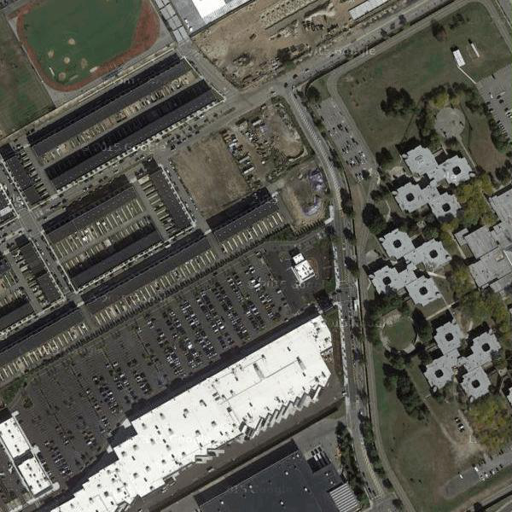
#> input picture traditional-algo/codes/gt.png, 512 x 512 px
$ python brisk.py
#> lines starting #> are read from the running program, lines starting #| are printed output that depends on the picture
import numpy as np
import cv2
from matplotlib import pyplot as plt

imgname1 = 'gt.png'
imgname2 = 'map.png'

brisk = cv2.BRISK_create()

img1 = cv2.imread(imgname1)
#> img1 is the input picture: shape (512, 512, 3); mean B, G, R 82.2, 90.3, 90.8
gray1 = cv2.cvtColor(img1, cv2.COLOR_BGR2GRAY) #灰度处理图像
kp1, des1 = brisk.detectAndCompute(img1,None)   #des是描述子
#> kp1 = 5223 keypoints; strongest (x, y, size): (294, 258, 14.6), (117, 459, 12.1), (222, 327, 12), (151, 487, 12.6)

img2 = cv2.imread(imgname2)
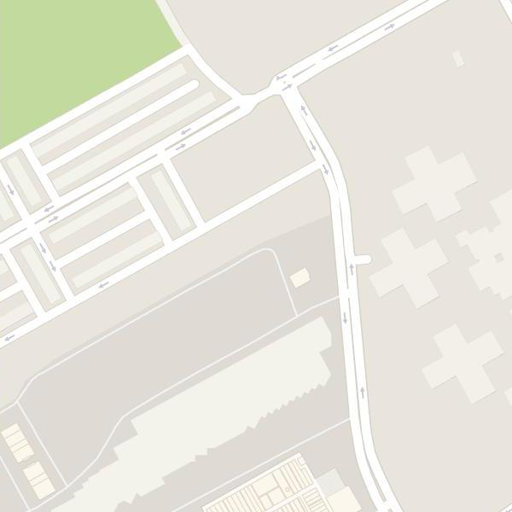
#> input picture traditional-algo/codes/map.png, 512 x 512 px
#> img2 is the input picture: shape (512, 512, 3); mean B, G, R 220.8, 230.4, 231.9
gray2 = cv2.cvtColor(img2, cv2.COLOR_BGR2GRAY)#灰度处理图像
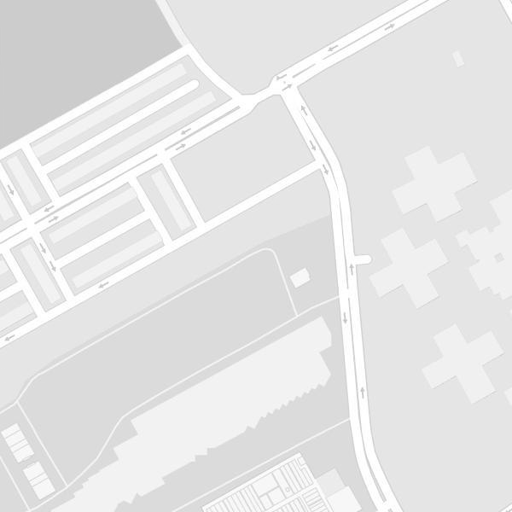
#> gray2: shape (512, 512); min 189, max 255, mean 229.8
kp2, des2 = brisk.detectAndCompute(img2,None)  #des是描述子
#> kp2 = 118 keypoints; strongest (x, y, size): (323, 165, 11.7), (306, 114, 10.7), (345, 320, 11.7), (314, 148, 11.5)

# BFMatcher解决匹配
bf = cv2.BFMatcher()
matches = bf.knnMatch(des1,des2, k=2)
#> matches = 5223 matches

# 调整ratio
good = []
for m,n in matches:
    if m.distance < 0.75*n.distance:
        good.append([m])
#> after the loop, good = 1 matches

img3 = cv2.drawMatchesKnn(img1,kp1,img2,kp2,good,None,flags=2)
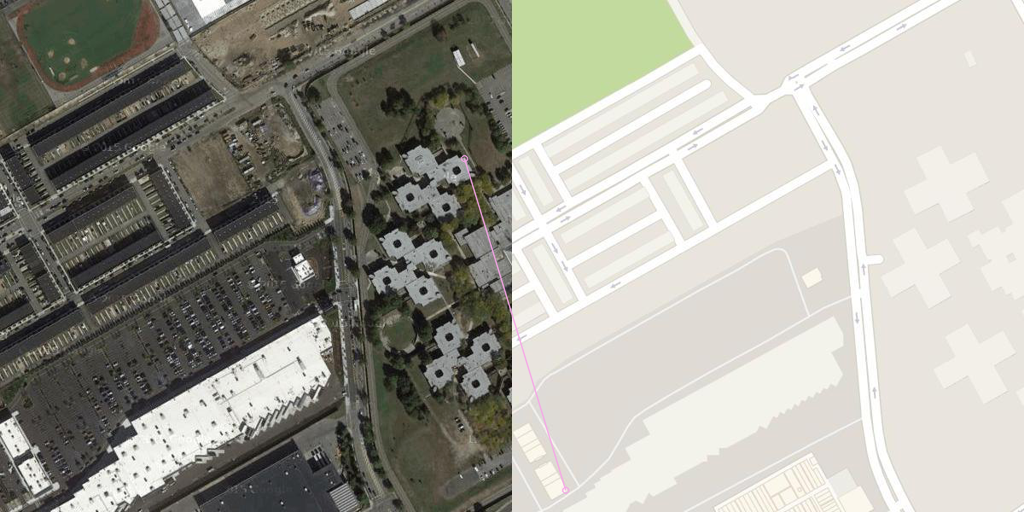
#> img3: shape (512, 1024, 3); mean B, G, R 151.6, 160.4, 161.4

img3 = cv2.cvtColor(img3, cv2. COLOR_BGR2RGB)
plt. imshow(img3),plt.show()
